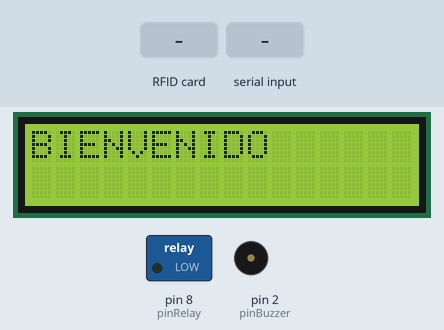
Recording of a sketch running on a simulated Arduino Uno, built with avr-gcc and run on an emulated ATmega328P. On the bench: 16×2 character LCD, switched loads named in the sketch (green lamp = pin HIGH), buzzer (waves = sounding, pin HIGH). Inputs (shaded band) come from the test bench. Pins used as bus, display or sensor lines are not drawn; what the sketch prints to the serial monitor is not drawn.

Above: at 1.3 s.
1.4 s: RFID card 5E 7A 19 C4 held to the reader
At 1.66 s:
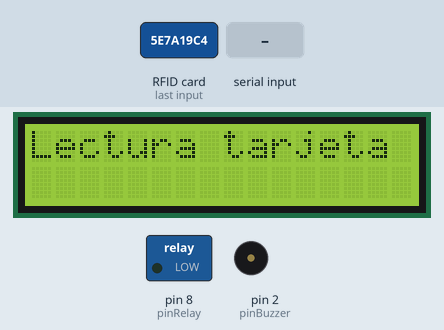
3.2 s: "1" received over Serial
At 4.7 s:
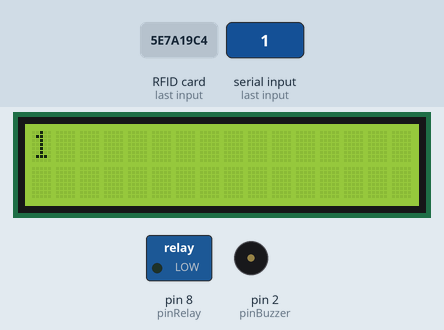
Timing chart, 0 to 6.2 s (numbered marks = the images above; inputs shaded):
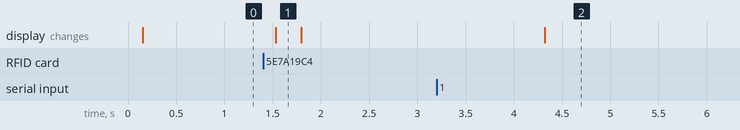

Measured:
- after the input at 1.4 s, the display: changes after 0.13 s (image 1)
- after the input at 3.2 s, the display: changes after 1.1 s (image 2)

The sketch:

apliacion_arduino.ino
```cpp
#include <SPI.h>
#include <MFRC522.h>           // Librería para el RFID
#include <LiquidCrystal_I2C.h> // Librería para el módulo I2C
#include <Wire.h>
#define RST_PIN 9   // Pin 9 para el reset del RC522
#define SS_PIN 10   // Pin 10 para el SS (SDA) del RC522
#include <Keypad.h> // Librerúa para el  teclado
const byte filas = 4;
const byte columnas = 4;
byte pinesFilas[] = {7, 6, 5, 3};
byte pinesColumnas[] = {A0, A1, A2, A3};
char teclas[4][4] = {{'1', '2', '3', 'A'},
                     {'4', '5', '6', 'B'},
                     {'7', '8', '9', 'C'},
                     {'*', '0', '#', 'D'}};

MFRC522 mfrc522(SS_PIN, RST_PIN); // Crear el objeto para el RC522
Keypad teclado1 = Keypad(makeKeymap(teclas), pinesFilas, pinesColumnas, filas, columnas);
LiquidCrystal_I2C lcd(0x27, 16, 2); // Definir el  LCD
// Mensajes para el LCD
String linea1 = "BIENVENIDO";
String linea2 = "";

const int pinBuzzer = 2; // Constante que contiene el número del pin de Arduino al cual conectamos un buzzer activo
const int pinRelay = 8;
const int pinSensorM = 4;

void setup()
{
  lcd.init();
  lcd.backlight();
  pinMode(pinBuzzer, OUTPUT);        // Definir el pin del Buzzer como Salida
  pinMode(pinRelay, OUTPUT);         // Definir el  pin del Relay como  salida
  pinMode(pinSensorM, INPUT_PULLUP); // Definir el  pin del Relay como  entrada

  Serial.begin(9600); // Iniciar la comunicación  serial
  SPI.begin();        // Iniciar el Bus SPI
  mfrc522.PCD_Init(); // Iniciar  el MFRC522
}

void loop()
{
  // Verificar si alguna tecla fue presionada
  char tecla_presionada = teclado1.getKey();
  // Revisar si hay nuevas tarjetas  presentes
  if (mfrc522.PICC_IsNewCardPresent())
  {
    // Seleccionar la tarjeta
    if (mfrc522.PICC_ReadCardSerial())
    {

      // Enviamos serialemente su UID
      for (byte i = 0; i < mfrc522.uid.size; i++)
      {
        Serial.print(mfrc522.uid.uidByte[i] < 0x10 ? " 0" : " ");
        Serial.print(mfrc522.uid.uidByte[i], HEX);
      }
      Serial.println();
      // Terminamos la lectura de la tarjeta  actual
      mfrc522.PICC_HaltA();
      ActualizarLCD("Lectura tarjeta", "");
      delay(150);
    }
  }
  // Revisar si hay una tecla presionada
  if (tecla_presionada)
  {
    Serial.println(tecla_presionada);
  }

  // Verificar el  monitor Serial
  if (Serial.available() > 0)
  {
    // Lee los datos recibidos
    String datos_recibidos = Serial.readString();
    linea1 = datos_recibidos;
    linea2 = "";
    String cadena1 = "LecturaCorrecta";
    String cadena2 = "CierrePuerta";
    String cadena3 = "Codigo enviado";
    String cadena4 = "Reconocimiento Facial";
    String cadena5 = "Codigo Incorrecto";
    String cadena6 = "Usuario Correcto";
    if (datos_recibidos == cadena1)
    {
      ActivarRelay();
      linea1 = "  Lectura ";
      linea2 = "  Correcta ";
    }
    if (datos_recibidos == cadena2)
    {
      Serial.println(digitalRead(pinSensorM));
      linea1 = "  Cierre ";
      linea2 = "  Puerta ";
    }
    if (datos_recibidos == cadena3)
    {
      ActivarBuzzer();
      linea1 = "Codigo enviado";
      linea2 = " Ingreselo";
    }
    if (datos_recibidos == cadena4)
    {
      ActivarBuzzer();
      linea1 = " Reconocimiento";
      linea2 = " Facial .....";
    }
    if (datos_recibidos == cadena5)
    {
      linea1 = "  Codigo";
      linea2 = " Incorrecto";
    }
    if (datos_recibidos == cadena6)
    {
      ActivarBuzzer();
      linea1 = "  Usuario";
      linea2 = "  Correcto";
    }
  }
  ActualizarLCD(linea1, linea2);
}
// Función para activar el Buzzer
void ActivarBuzzer()
{
  digitalWrite(pinBuzzer, HIGH); // Poner en alto(5V) el pin del buzzer
  delay(1000);                   // Esperar 1 segundo
  digitalWrite(pinBuzzer, LOW);  // Poner en bajo(0V) el pin del buzzer
}

// Función para activar  Relay
void ActivarRelay()
{
  digitalWrite(pinRelay, HIGH);
  // Serial.println("Relay activado");
  delay(1000); // Esperar 4 segundos
  digitalWrite(pinRelay, LOW);
  // Serial.println("Relay Desactivado");
  delay(1000); // Esperar 1 segundo
}

// Función para escribir en el lcd
void ActualizarLCD(String linea1, String linea2)
{
  lcd.clear();         // Limpiar la pantalla del LCD
  lcd.setCursor(0, 0); // Colocar el cursor en la primera línea
  lcd.print(linea1);   // Imprimir la primera línea
  lcd.setCursor(0, 1); // Colocar el cursor en la segunda línea
  lcd.print(linea2);   // Imprimir la segunda línea
  delay(100);
}
```
